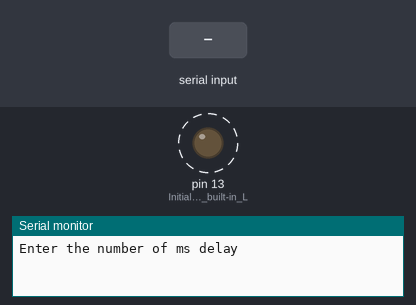
This sketch was run on a simulated Arduino Leonardo, built with avr-gcc and run on an emulated ATmega32U4. On the bench: output pins drawn as LEDs (lit = HIGH), the last lines printed to the serial monitor. Dashed ring = blinking. Inputs (shaded band) come from the test bench.

Above: at 1.8 s.
1.9 s: "5\n" received over Serial
At 2.23 s:
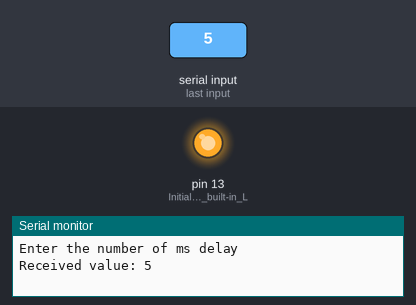
At 4.53 s:
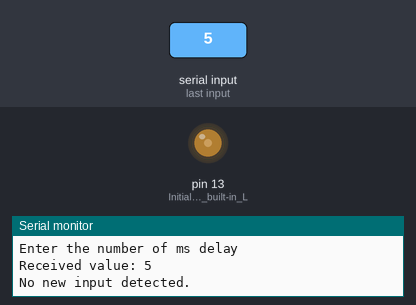
4.9 s: "90,45\n" received over Serial
Timing chart, 0 to 13.9 s (numbered marks = the images above; inputs shaded):
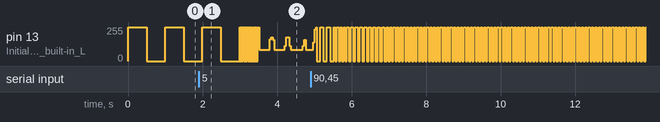

The sketch:

474-Week8-ToggleLED-Queue.ino
```cpp
//WokWi Link: https://wokwi.com/projects/390406931835597825

#include <Arduino_FreeRTOS.h>
#include <queue.h> //wokwi does not recognize Queue under FreeRTOS

// Function prototypes for the tasks
void TaskBlink(void *pvParameters);
void TaskSerialRead(void *pvParameters);

// Declare a handle for the queue. This queue will be used for communication between tasks.
QueueHandle_t blinkDelayQueue;

// The setup function runs once when you press reset or power the board
void setup() {
  // Initialize serial communication at 115200 bits per second:
  Serial.begin(115200);

  // Wait for serial port to connect. This is necessary for boards that use native USB
  while (!Serial) {
    ; // Wait for serial port to connect. Necessary for Leonardo, Micro, Yun, etc.
  }

  // Create a queue to hold int values. Queue length is 1, and each item size is the size of int.
  // This queue will store the blink delay value.
  blinkDelayQueue = xQueueCreate(1, sizeof(int));

  // Check if the queue was created successfully
  if (blinkDelayQueue == NULL) {
    Serial.println("Queue creation failed");
    return; // Queue was not created and no memory was available
  }

  // Send an initial value to the queue to ensure that the blinking starts with a default value.
  int initialValue = 500; // Default delay value
  xQueueSend(blinkDelayQueue, &initialValue, 0);

  // Create two tasks to run independently.
  xTaskCreate(
    TaskBlink,          // Function that implements the task.
    "Blink",            // Text name for the task. This is to facilitate debugging.
    128,                // Stack size in words, not bytes.
    NULL,               // Parameter passed into the task.
    1,                  // Priority at which the task is created.
    NULL);              // Task handle not used.

  xTaskCreate(
    TaskSerialRead,     // Function that implements the task.
    "SerialRead",       // Text name for the task.
    128,                // Stack size in words.
    NULL,               // Parameter passed into the task.
    2,                  // Priority of the task.
    NULL);              // Task handle not used.

  // The task scheduler, which manages the task execution, is automatically started.
}

void loop() {
  // Empty. All work is done in FreeRTOS tasks.
}

/*--------------------------------------------------*/
/*---------------------- Tasks ---------------------*/
/*--------------------------------------------------*/

// Task to blink an LED
void TaskBlink(void *pvParameters) {
  int delayValue; // Variable to store the delay value
  pinMode(LED_BUILTIN, OUTPUT); // Initialize the built-in LED pin as an output

  for (;;) {
    // Attempt to receive a new delay value from the queue. Do not wait if the queue is empty.
    if (xQueueReceive(blinkDelayQueue, &delayValue, 0) == pdPASS) {
      // New delay value received, delayValue is updated.
    } // If no new value is received, the task will use the last known delayValue.

    // Blink the LED on
    digitalWrite(LED_BUILTIN, HIGH);
    vTaskDelay(delayValue / portTICK_PERIOD_MS); // Wait for the specified delay period
    // Blink the LED off
    digitalWrite(LED_BUILTIN, LOW);
    vTaskDelay(delayValue / portTICK_PERIOD_MS); // Wait for the specified delay period
  }
}

// Task to read from the serial port
void TaskSerialRead(void *pvParameters) {
  Serial.println("Enter the number of ms delay");

  for (;;) {
    // Check if data is available to read from the serial port
    if (Serial.available() > 0) {
      int readValue = Serial.parseInt(); // Parse the incoming integer

      // Validate the parsed integer
      if (readValue > 0) {
        // If valid, send the read value to the queue
        if (xQueueSend(blinkDelayQueue, &readValue, portMAX_DELAY) == pdPASS) {
          // Confirm the received value via serial output
          Serial.print("Received value: ");
          Serial.println(readValue);
        }
      } else {
        // If no valid input is detected, notify the user
        Serial.println("No new input detected.");
      }
    }
    // Delay a bit before the next read to avoid overwhelming the serial input
    vTaskDelay(500 / portTICK_PERIOD_MS);
  }
}
```
